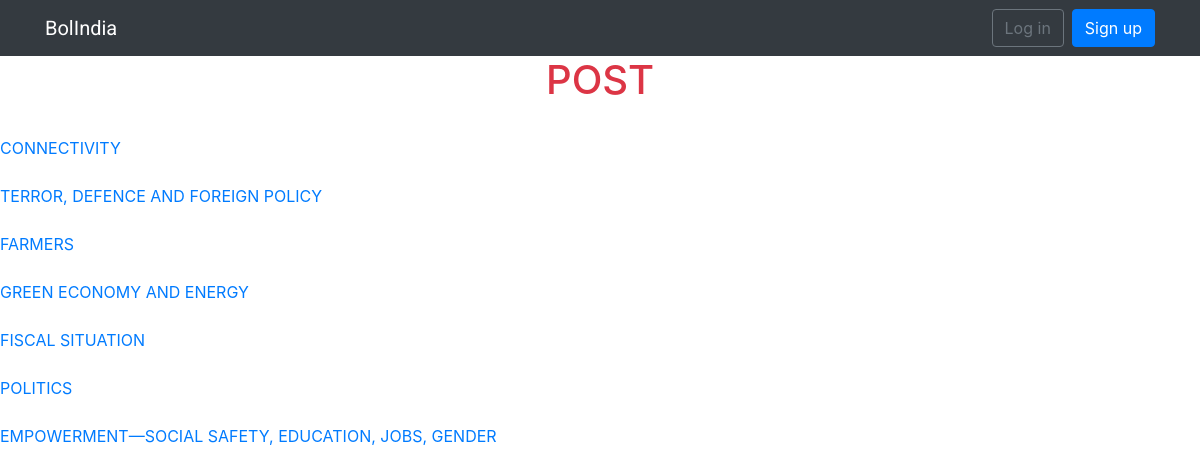
The page / on the database its author committed.
### post/models.py (models this page shows)
class Post(models.Model):
	title = models.CharField(max_length=200)
	description = models.TextField()
	image = models.ImageField(upload_to='documents/%Y/%m/%d/', null=True, blank=True)
	created_by = models.ForeignKey(User,on_delete=models.CASCADE, related_name='UserCreated')
	created_on = models.DateTimeField(auto_now_add=True)

### post/views.py (the view)
# urls.py: 2. Add a URL to urlpatterns:  path('', views.home, name='home')
def home(request):
	posts = Post.objects.all()
	return render(request, 'home.html', {'posts' : posts})

### templates/home.html (shortened to what this page needs)
{% extends 'base.html' %}
{% block content %}
   <h1 class="text-danger text-center ">POST</h1>
   {% for post in posts %}
      <br> <a href="{% url 'show_topics' pk=post.pk %}">{{ post.title}}</a> <br>
   {% endfor %}
 {% endblock %}

### templates/base.html (shortened to what this page needs)
{% load static %}<!DOCTYPE html>
<html>
<head>
	<link rel="stylesheet" type="text/css" href="{% static 'css/bootstrap.min.css' %}">
	<link rel="stylesheet" type="text/css" href="{% static 'css/app.css' %}">
</head>
{% block body %}
	<nav class="navbar navbar-expand-sm navbar-dark bg-dark">
  <div class="container">
    <a class="navbar-brand" href="{% url 'home' %}">BolIndia</a>
    <div class="collapse navbar-collapse" id="mainMenu">
      {% if user.is_authenticated %}
        <ul class="navbar-nav ml-auto">
          <li class="nav-item dropdown">
            <a class="nav-link dropdown-toggle" href="#" id="userMenu" data-toggle="dropdown" aria-haspopup="true" aria-expanded="false">
              {{ user.username }}
            </a>
            <div class="dropdown-menu">
               <a class="dropdown-item" href="#">My account</a>
               <a class="dropdown-item" href="#">change password</a>
               <a class="dropdown-item" href="{% url 'home' %}">Logout</a>
            </div>
          </li>
        </ul>
      {% else %}
        <form class="form-inline ml-auto">
          <a href="{% url 'login' %}" class="btn btn-outline-secondary">Log in</a>
          <a href="{% url 'signup' %}" class="btn btn-primary ml-2">Sign up</a>
        </form>
      {% endif %}
    </div>
  </div>
</nav>
  {% block content %}
  {% endblock %}
 {% endblock body %}
</body>
</html>

### static/css/app.css (style rules this page uses)
.navbar-brand { font-family : 'Roboto', sans-serif; }

### rows shown on the page
Post: title "CONNECTIVITY"
Post: title "TERROR, DEFENCE AND FOREIGN POLICY"
Post: title "FARMERS"
Post: title "GREEN ECONOMY AND ENERGY"
Post: title "FISCAL SITUATION"
Post: title "POLITICS"
Post: title "EMPOWERMENT—SOCIAL SAFETY, EDUCATION, JOBS, GENDER"
